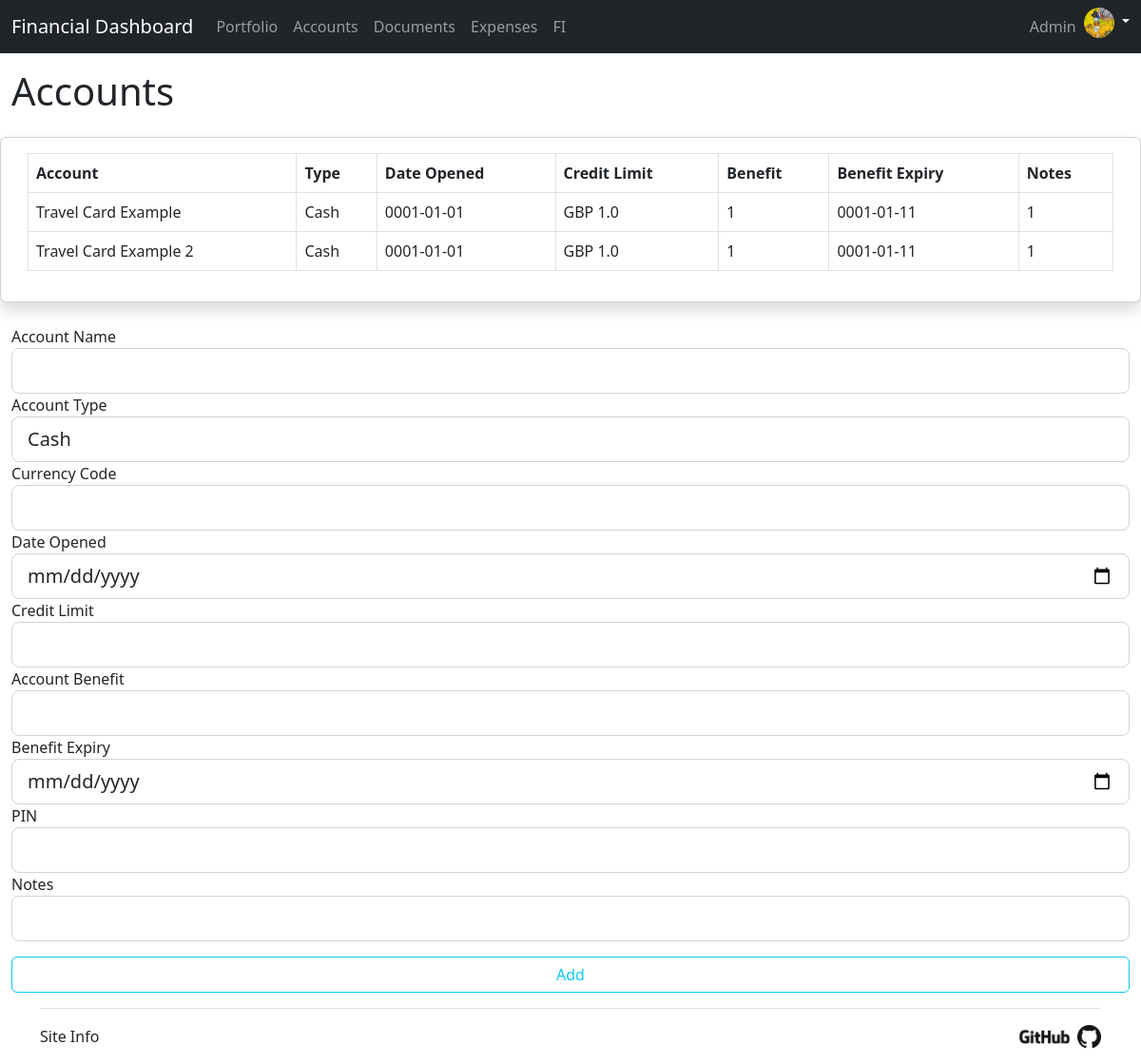
The app's page /accounts (signed in) with its own data.
### webapp/models.py (models this page shows, shortened)
class User(db.Model, UserMixin):
    id = db.Column(db.Integer, primary_key=True)
    name = db.Column(db.String(20), nullable=False)
    email = db.Column(db.String(120), unique=True, nullable=False)
    dob = db.Column(db.DateTime)
    profile_pic = db.Column(db.String(20), nullable=False, default="default.jpg")
    password = db.Column(db.String(60), nullable=False)
    accounts = db.relationship('Account', backref="account_owner", lazy=True)

class Account(db.Model):
    id = db.Column(db.Integer, primary_key=True)
    account_name = db.Column(db.String, nullable=False)
    account_type = db.Column(db.String, nullable=False)
    currency = db.Column(db.String(3))
    date_opened = db.Column(db.Date, nullable=False)
    date_closed = db.Column(db.Date)
    credit_limit = db.Column(db.Float, default=0)
    benefit = db.Column(db.String)
    benefit_expiry = db.Column(db.Date)
    pin = db.Column(db.String)
    notes = db.Column(db.String)
    user_id = db.Column(db.Integer, db.ForeignKey('user.id'), nullable=False)

### webapp/routes.py (the view, shortened to what this page needs)
@app.route("/accounts", methods=["GET", "POST"])
@login_required
def accounts():
    form = AccountForm()
    account_list = Account.query.filter_by(account_owner=current_user)
    return render_template("pages/accounts.html", title="Accounts", form=form, account_list = account_list)

### webapp/forms.py (shortened to what this page needs)
class AccountForm(FlaskForm):
    account_name = StringField(
        "Account Name",
        validators=[
            InputRequired(),
        ],
    )
    account_type = SelectField(
        "Account Type",
        choices=[
            'Cash',
            'Credit Card',
            'Crypto',
            'Liability',
            'Liquid Asset',
            'Non-Liquid Asset',
            'Material Asset',
            'Pension',
            'Savings Account',
            'Time-Locked Asset',
            ],
        validators=[
            InputRequired(),
        ],
    )
    currency = StringField(
        "Currency Code",
        validators=[InputRequired(),
        Length(min=3, max=3)
        ]
    )
    date_opened = DateField(
        "Date Opened",
        validators=[
            InputRequired(),
        ],
    )
    credit_limit = IntegerField("Credit Limit")
    benefit = StringField(
        "Account Benefit",
    )
    benefit_expiry = DateField("Benefit Expiry")
    pin = StringField("PIN")
    notes = StringField(
        "Notes",
    )
    submit = SubmitField("Add")

### webapp/models.py (called while the page is built)
@login_manager.user_loader
def load_user(user_id):
    return User.query.get(int(user_id))

### webapp/templates/pages/accounts.html (shortened to what this page needs)
{% extends 'layout.html' %}
{% block content %}
    <div class="card shadow mb-4">
        <div class="card-body">
            <div class="table-responsive">
                <table class="table table-bordered" id="dataTable" width="100%" cellspacing="0">
                    <thead>
                        <tr>
                            <th>Account</th>
                            <th>Type</th>
                            <th>Date Opened</th>
                            <th>Credit Limit</th>
                            <th>Benefit</th>
                            <th>Benefit Expiry</th>
                            <th>Notes</th>
                        </tr>
                    </thead>
                    <tbody>
                        {% for account in account_list %}
                        <tr>
                            <td><a href="{{ url_for('account_info', account_id=account.id) }}">{{account.account_name}}</a></td>
                            <td>{{account.account_type}}</td>
                            <td>{{account.date_opened}}</td>
                            <td>{{account.currency}} {{account.credit_limit}}</td>
                            <td>{{account.benefit}}</td>
                            <td>{{account.benefit_expiry}}</td>
                            <td>{{account.notes}}</td>
                        </tr>
                        {% endfor %}
                    </tbody>
                </table>
            </div>
        </div>
    </div>
    <form method="POST" action="">
        <div class = "form-group">
            {{ form.account_name.label(class="form-control-label")}}
            {% if form.account_name.errors %}
                {{ form.account_name(class="form-control form-control-lg is-invalid")}}
                <div class="invalid-feedback">
                    {% for error in form.account_name.errors %}
                        <span>{{ error }}</span>
                    {% endfor %}
                </div>
            {% else %}
                {{ form.account_name(class="form-control form-control-lg")}}
            {% endif %}
        </div>
        <div class = "form-group">
            {{ form.account_type.label(class="form-control-label")}}
            {% if form.account_type.errors %}
                {{ form.account_type(class="form-control form-control-lg is-invalid")}}
                <div class="invalid-feedback">
                    {% for error in form.account_type.errors %}
                        <span>{{ error }}</span>
                    {% endfor %}
                </div>
            {% else %}
                {{ form.account_type(class="form-control form-control-lg")}}
            {% endif %}
        </div>
        <div class = "form-group">
            {{ form.currency.label(class="form-control-label")}}
            {% if form.currency.errors %}
                {{ form.currency(class="form-control form-control-lg is-invalid")}}
                <div class="invalid-feedback">
                    {% for error in form.currency.errors %}
                        <span>{{ error }}</span>
                    {% endfor %}
                </div>
            {% else %}
                {{ form.currency(class="form-control form-control-lg")}}
            {% endif %}
        </div>
        <div class = "form-group">
            {{ form.date_opened.label(class="form-control-label")}}
            {% if form.date_opened.errors %}
                {{ form.date_opened(class="form-control form-control-lg is-invalid")}}
                <div class="invalid-feedback">
                    {% for error in form.date_opened.errors %}
                        <span>{{ error }}</span>
                    {% endfor %}
                </div>
            {% else %}
                {{ form.date_opened(class="form-control form-control-lg")}}
            {% endif %}
        </div>
        <div class = "form-group">
            {{ form.credit_limit.label(class="form-control-label")}}
            {% if form.credit_limit.errors %}
                {{ form.credit_limit(class="form-control form-control-lg is-invalid")}}
                <div class="invalid-feedback">
                    {% for error in form.credit_limit.errors %}
                        <span>{{ error }}</span>
                    {% endfor %}
                </div>
            {% else %}
                {{ form.credit_limit(class="form-control form-control-lg")}}
            {% endif %}
        </div>
        <div class = "form-group">
            {{ form.benefit.label(class="form-control-label")}}
            {% if form.benefit.errors %}
                {{ form.benefit(class="form-control form-control-lg is-invalid")}}
                <div class="invalid-feedback">
                    {% for error in form.benefit.errors %}
                        <span>{{ error }}</span>
                    {% endfor %}
                </div>
            {% else %}
                {{ form.benefit(class="form-control form-control-lg")}}
            {% endif %}
        </div>
        <div class = "form-group">
            {{ form.benefit_expiry.label(class="form-control-label")}}
            {% if form.benefit_expiry.errors %}
                {{ form.benefit_expiry(class="form-control form-control-lg is-invalid")}}
                <div class="invalid-feedback">
                    {% for error in form.benefit_expiry.errors %}
                        <span>{{ error }}</span>
                    {% endfor %}
                </div>
            {% else %}
                {{ form.benefit_expiry(class="form-control form-control-lg")}}
            {% endif %}
        </div>
        <div class = "form-group">
            {{ form.pin.label(class="form-control-label")}}
            {% if form.pin.errors %}
                {{ form.pin(class="form-control form-control-lg is-invalid")}}
                <div class="invalid-feedback">
                    {% for error in form.pin.errors %}
                        <span>{{ error }}</span>
                    {% endfor %}
                </div>
            {% else %}
                {{ form.pin(class="form-control form-control-lg")}}
            {% endif %}
        </div>
        <div class = "form-group">
            {{ form.notes.label(class="form-control-label")}}
            {% if form.notes.errors %}
                {{ form.notes(class="form-control form-control-lg is-invalid")}}
                <div class="invalid-feedback">
                    {% for error in form.notes.errors %}
                        <span>{{ error }}</span>
                    {% endfor %}
                </div>
            {% else %}
                {{ form.notes(class="form-control form-control-lg")}}
            {% endif %}
        </div>
        <div class = "form-group">
            {{ form.submit(class="btn btn-outline-info w-100 mt-3") }}
        </div>
    </form>
{% endblock content %}

### webapp/templates/layout.html (shortened to what this page needs)
<!DOCTYPE html>
<html lang="en">
<head>
    <link href="https://cdn.jsdelivr.net/npm/bootstrap@5.2.0-beta1/dist/css/bootstrap.min.css" rel="stylesheet">
    <link rel="stylesheet" type="text/css" href="{{ url_for('static', filename='main.css') }}">
</head>
<body class="d-flex flex-column min-vh-100">
    <header class="site header mb-2">
        {% include 'includes/nav-top.html' %}
    </header>
    <main class="d-flex flex-nowrap">
        <div class="container-fluid">
            <div class="row">
                <h1 class="mb-4">{{title}}</h1>
                {% block content %}{% endblock content %}
            </div>
        </div>
    </main>
    <footer class='mt-auto'>
        {% include 'includes/footer.html' %}
    </footer>
</body>
</html>

### webapp/templates/includes/nav-top.html (shortened to what this page needs)
<nav class="navbar navbar-expand-md navbar-dark fixed-top bg-dark">
    <div class="container-fluid">
        <a class="navbar-brand" href="{{url_for('dashboard')}}">Financial Dashboard</a>
        <div class="collapse navbar-collapse" id="navbarCollapse">
        <ul class="navbar-nav me-auto mb-2 mb-md-0">
            <li class="nav-item">
                <a class="nav-link" href="{{ url_for('portfolio') }}">Portfolio</a>
            </li>
            <li class="nav-item">
                <a class="nav-link" href="{{ url_for('accounts') }}">Accounts</a>
            </li>
            <li class="nav-item">
                <a class="nav-link" href="{{ url_for('documents') }}">Documents</a>
            </li>
            <li class="nav-item">
                <a class="nav-link" href="{{ url_for('expenses') }}">Expenses</a>
            </li>
            <li class="nav-item">
                <a class="nav-link" href="{{ url_for('fi') }}">FI</a>
            </li>
        </ul>
        <div class="navbar-nav">
            {% if current_user.is_authenticated %}
                <li class="nav-item nav-link">
                    {{ current_user.name }}
                </li>
                <div class="flex-shrink-0 dropdown">
                    <a class="d-block link-light text-decoration-none dropdown-toggle" id="dropdownUser2" data-bs-toggle="dropdown" aria-expanded="false">
                        <img src="{{url_for("static", filename="profile_pics/" + current_user.profile_pic)}}" alt="mdo" width="32" height="32" class="rounded-circle">
                    </a>
                </div>
            {% else %}
                <a class="nav-item nav-link" href="{{ url_for('register') }}">Register</a>
                <a class="nav-item nav-link" href="{{ url_for('login') }}">Login</a>
            {% endif %}
        </div>
    </div>
</nav>

### webapp/templates/includes/footer.html
<div class="container">
    <footer class="d-flex flex-wrap justify-content-between align-items-center pt-3 pb-3 mt-3 border-top">
        <div class="col-md-3 d-flex align-items-center">
            <a class="navbar-brand" href="{{ url_for('site_info') }}">Site Info</a>
        </div>
        <div class="col-md-3 d-flex justify-content-end">
            <a href="https://github.com/samjprice/financial_dashboard" class="ms-1 text-decoration-none" target="_blank" rel="noreferrer noopener">
                <img src="/static/GitHub/GitHub_Logo.png" alt="GitHub" height="25">
                <img src="/static/GitHub/GitHub-Mark-32px.png" alt="GitHub Logo" height="25" width="25">
            </a>
          </div>
    </footer>
  </div>

### webapp/static/main.css (style rules this page uses)
body { min-height: 75rem; padding-top: 4.0rem; }
a, a:hover { color: inherit; text-decoration: none; }

### records on screen
User: name "Admin", profile_pic (placeholder picture)
Account: account_name "Travel Card Example", account_type "Cash", date_opened "0001-01-01", currency "GBP", credit_limit "1.0", benefit "1", benefit_expiry "0001-01-11", notes "1"
Account: account_name "Travel Card Example 2", account_type "Cash", date_opened "0001-01-01", currency "GBP", credit_limit "1.0", benefit "1", benefit_expiry "0001-01-11", notes "1"

### other values on screen
{{ title }} "Accounts"
